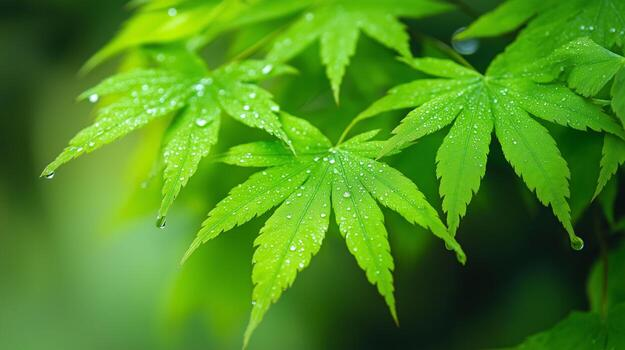
#> input picture Prelab/sample.jpg, 625 x 350 px
$ python prelab.py
#> lines starting #> are read from the running program, lines starting #| are printed output that depends on the picture
# IMAGE LOADING AND DISPLAY
import cv2

print("Program started")

img = cv2.imread("sample.jpg")
#> img is the input picture: shape (350, 625, 3); mean B, G, R 29.8, 138.8, 76.2

print("Image loaded:", img is not None)
#| Image loaded: True

if img is None:
    print("ERROR: Image not found")
else:
    cv2.imshow("Image", img)
    cv2.waitKey(0)
    cv2.destroyAllWindows()

print("Program ended")


# IMAGE PROPERTIES
import cv2

img = cv2.imread("sample.jpg")

print("Shape:", img.shape)
#| Shape: (350, 625, 3)
print("Height:", img.shape[0])
#| Height: 350
print("Width:", img.shape[1])
#| Width: 625
print("Channels:", img.shape[2])
#| Channels: 3


# COLOR CHANNELS
import cv2

img = cv2.imread("sample.jpg")

blue = img[:, :, 0]
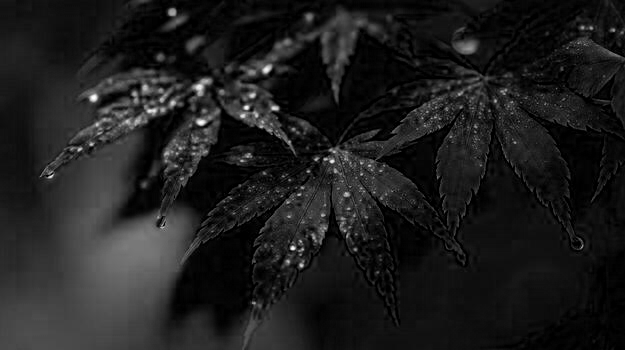
#> blue: shape (350, 625); min 0, max 255, mean 29.8
green = img[:, :, 1]
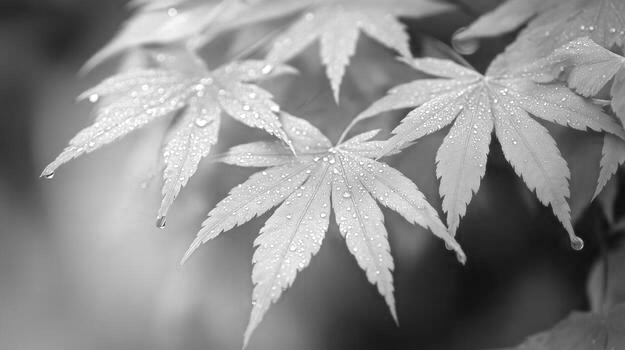
#> green: shape (350, 625); min 12, max 255, mean 138.8
red = img[:, :, 2]
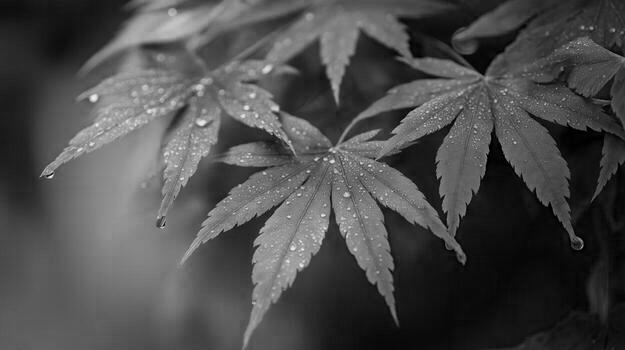
#> red: shape (350, 625); min 0, max 237, mean 76.2

cv2.imshow("Blue Channel", blue)
cv2.imshow("Green Channel", green)
cv2.imshow("Red Channel", red)

cv2.waitKey(0)
cv2.destroyAllWindows()


# WEBCAM ACCESS
import cv2

cap = cv2.VideoCapture(0)

while True:
    ret, frame = cap.read()
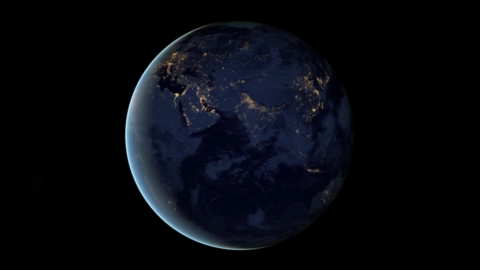
#> input picture frame 90 of Prelab/sample.mp4, 480 x 270 px, given in place of the camera
#> frame is the input picture: shape (270, 480, 3); mean B, G, R 14.7, 9.1, 7.3

    cv2.imshow("Webcam", frame)

    if cv2.waitKey(1) & 0xFF == ord('q'):
#> (key q is pressed here)
        break

cap.release()
cv2.destroyAllWindows()


# VIDEO CAPTURE FROM FILE
import cv2

cap = cv2.VideoCapture("sample.mp4")

if not cap.isOpened():
    print("Video file not found!")
else:
    print("Video opened successfully")

while cap.isOpened():
    ret, frame = cap.read()

    if not ret:
        print("End of video")
        break

    cv2.imshow("Video", frame)

    if cv2.waitKey(25) & 0xFF == ord('q'):
#> (key q is pressed here)
        break

cap.release()
cv2.destroyAllWindows()
